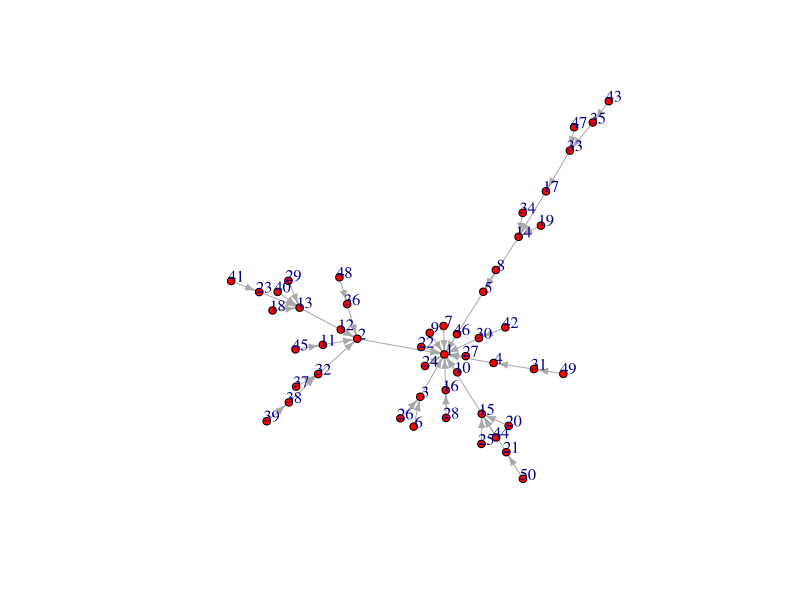

The R source for this figure:
library(igraph)
#The functions below create various types of networks

#creates a random habitat network
g <- barabasi.game(n=50, power=1, zero.appeal=1.3) # dendritic graph: n is number of patches, power=1, zero.appeal
plot(g, layout=layout_with_fr, vertex.size=4, vertex.label.dist=0.5, vertex.color="red", edge.arrow.size=0.5) #plots g to see what is going on

####
#FUNCTION - Creates a random dendrictic network built from dwonstream to upstream
#Code from
#S. Kyle McKay, John R. Schramski, Jock N. Conyngham, and J. Craig Fischenich. 2013. 
#Assessing upstream fish passage connectivity with network analysis. Ecological Applications 23:1396-1409
####

network <- function(n,tmax){					#Function to create random adjacency matrix
  A <- matrix(0,nrow=n,ncol=n)				#Create an empty adjacency matrix
  ntemp <- n						#Reset counter for the number of nodes
  ttemp <- tmax						#Reset counter for the number of tributary junctions to insert
  t <- 0							#Reset counter for the realized number of tributary junctions
  
  for (j in 1:n){
    split <- ifelse(round(runif(1,0,1),0)==1,1,0)
    for (i in 1:n){
      if(j>=i){A[i,j] <- 0}			#Generate upstream connectivity using only the "bottom" of the matrix
      else{
        A[i,j] <- ifelse(i==j+1,1,ifelse(ttemp>0,split,0))
      }
      if(sum(A[i,])>1){A[i,j] <- 0}		#Prevent network crossing
      if(sum(A[,j])>2){A[i,j] <- 0}		#Prevent more than one split at a node
      if(i>j+1){ttemp <- ttemp - A[i,j]}	#Reduce the available number of junctions left
      ntemp <- ntemp - A[i,j]			#Reduce the available number of nodes left
    }
    t <- ifelse(sum(A[,j])==2,t+1,t)
  }
  A							#Send outputs
}







